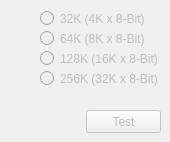
                 <widget class="QWidget" name="SRAM_dip28">
                  <attribute name="title">
                   <string>DIP28</string>
                  </attribute>
                  <widget class="QRadioButton" name="SRAM128Button">
                   <property name="enabled">
                    <bool>false</bool>
                   </property>
                   <property name="geometry">
                    <rect>
                     <x>40</x>
                     <y>50</y>
                     <width>121</width>
                     <height>17</height>
                    </rect>
                   </property>
                   <property name="text">
                    <string>128K (16K x 8-Bit)</string>
                   </property>
                  </widget>
                  <widget class="QRadioButton" name="SRAM32Button">
                   <property name="enabled">
                    <bool>false</bool>
                   </property>
                   <property name="geometry">
                    <rect>
                     <x>40</x>
                     <y>10</y>
                     <width>121</width>
                     <height>17</height>
                    </rect>
                   </property>
                   <property name="text">
                    <string>32K (4K x 8-Bit)</string>
                   </property>
                  </widget>
                  <widget class="QRadioButton" name="SRAM64Button">
                   <property name="enabled">
                    <bool>false</bool>
                   </property>
                   <property name="geometry">
                    <rect>
                     <x>40</x>
                     <y>30</y>
                     <width>121</width>
                     <height>17</height>
                    </rect>
                   </property>
                   <property name="text">
                    <string>64K (8K x 8-Bit)</string>
                   </property>
                  </widget>
                  <widget class="QRadioButton" name="SRAM256Button">
                   <property name="enabled">
                    <bool>false</bool>
                   </property>
                   <property name="geometry">
                    <rect>
                     <x>40</x>
                     <y>70</y>
                     <width>121</width>
                     <height>17</height>
                    </rect>
                   </property>
                   <property name="text">
                    <string>256K (32K x 8-Bit)</string>
                   </property>
                  </widget>
                  <widget class="QPushButton" name="testSRAMButton2">
                   <property name="enabled">
                    <bool>false</bool>
                   </property>
                   <property name="geometry">
                    <rect>
                     <x>86</x>
                     <y>110</y>
                     <width>75</width>
                     <height>23</height>
                    </rect>
                   </property>
                   <property name="text">
                    <string>Test</string>
                   </property>
                  </widget>
                 </widget>
